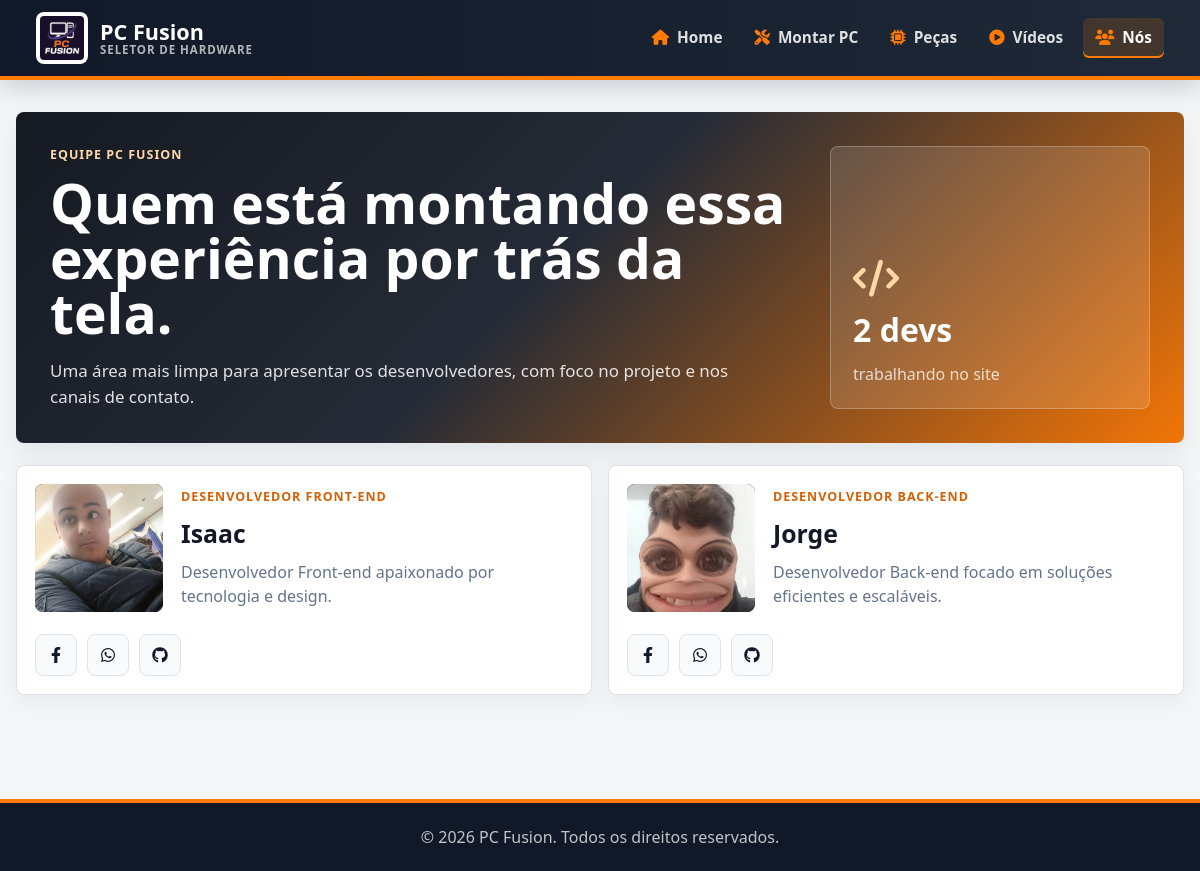
Page /desenvolvedores.php on the committed database.
### tables this page shows
CREATE TABLE IF NOT EXISTS `desenvolvedores` (
  `id` INT PRIMARY KEY AUTO_INCREMENT,
  `nome` VARCHAR(100) NOT NULL,
  `funcao` VARCHAR(100),
  `descricao` TEXT,
  `foto` VARCHAR(255),
  `facebook` VARCHAR(255),
  `whatsapp` VARCHAR(20),
  `github` VARCHAR(255),
  `data_criacao` TIMESTAMP DEFAULT CURRENT_TIMESTAMP
);

### desenvolvedores.php (the view, shortened to what this page needs)
<?php
require_once 'config.php';
$style_file = 'style.css';
$extra_css = 'styles4.css';
$query = "SELECT * FROM desenvolvedores ORDER BY id";
$result = $conn->query($query);
$desenvolvedores = [];
if ($result) {
    while ($dev = $result->fetch_assoc()) {
        $desenvolvedores[] = $dev;
    }
}
$e = fn($valor) => htmlspecialchars((string) $valor, ENT_QUOTES, 'UTF-8');
include 'header.php';
?>
  <main class="dev-page">
    <section id="desenvolvedores" class="dev-shell">
      <div class="dev-hero">
        <div>
          <p class="eyebrow">Equipe PC Fusion</p>
          <h1>Quem está montando essa experiência por trás da tela.</h1>
          <p>Uma área mais limpa para apresentar os desenvolvedores, com foco no projeto e nos canais de contato.</p>
        </div>
        <div class="dev-hero-panel">
          <i class="fas fa-code"></i>
          <strong><?php echo count($desenvolvedores); ?> devs</strong>
          <span>trabalhando no site</span>
        </div>
      </div>
      <?php if (count($desenvolvedores) > 0): ?>
        <div class="dev-container">
          <?php foreach ($desenvolvedores as $dev): ?>
            <article class="dev-card">
              <div class="dev-photo-wrap">
                <img src="<?php echo $e($dev['foto']); ?>" alt="Foto de <?php echo $e($dev['nome']); ?>" class="dev-photo">
              </div>
              <div class="dev-info">
                <span><?php echo $e($dev['funcao'] ?: 'Desenvolvedor'); ?></span>
                <h2><?php echo $e($dev['nome']); ?></h2>
                <p><?php echo $e($dev['descricao']); ?></p>
              </div>
              <div class="social-links" aria-label="Links de <?php echo $e($dev['nome']); ?>">
                <?php if (!empty($dev['facebook'])): ?>
                  <a href="<?php echo $e($dev['facebook']); ?>" target="_blank" rel="noopener" aria-label="Facebook de <?php echo $e($dev['nome']); ?>">
                    <i class="fab fa-facebook-f"></i>
                  </a>
                <?php endif; ?>
                <?php if (!empty($dev['whatsapp'])): ?>
                  <a href="https://wa.me/<?php echo $e($dev['whatsapp']); ?>" target="_blank" rel="noopener" aria-label="WhatsApp de <?php echo $e($dev['nome']); ?>">
                    <i class="fab fa-whatsapp"></i>
                  </a>
                <?php endif; ?>
                <?php if (!empty($dev['github'])): ?>
                  <a href="<?php echo $e($dev['github']); ?>" target="_blank" rel="noopener" aria-label="GitHub de <?php echo $e($dev['nome']); ?>">
                    <i class="fab fa-github"></i>
                  </a>
                <?php endif; ?>
              </div>
            </article>
          <?php endforeach; ?>
        </div>
      <?php endif; ?>
    </section>
  </main>
<?php include 'footer.php'; ?>

### header.php (shortened to what this page needs)
<?php
$current_page = basename($_SERVER['PHP_SELF']);
$nav_items = [
    ['href' => 'index.php', 'icon' => 'fa-house', 'label' => 'Home'],
    ['href' => 'build.php', 'icon' => 'fa-screwdriver-wrench', 'label' => 'Montar PC'],
    ['href' => 'pecas.php', 'icon' => 'fa-microchip', 'label' => 'Peças'],
    ['href' => 'videos.php', 'icon' => 'fa-circle-play', 'label' => 'Vídeos'],
    ['href' => 'desenvolvedores.php', 'icon' => 'fa-users', 'label' => 'Nós'],
];
if (!function_exists('pc_fusion_asset')) {
    function pc_fusion_asset(string $path): string
    {
        $cleanPath = strtok($path, '?') ?: $path;
        $filePath = __DIR__ . DIRECTORY_SEPARATOR . str_replace(['/', '\\'], DIRECTORY_SEPARATOR, $cleanPath);
        if (is_file($filePath)) {
            $separator = strpos($path, '?') !== false ? '&' : '?';
            $path .= $separator . 'v=' . filemtime($filePath);
        }
        return htmlspecialchars($path, ENT_QUOTES, 'UTF-8');
    }
}
?>
<!DOCTYPE html>
<html lang="pt-BR">
<head>
  <link rel="stylesheet" href="https://cdnjs.cloudflare.com/ajax/libs/font-awesome/6.4.0/css/all.min.css">
  <link rel="stylesheet" href="<?php echo pc_fusion_asset(isset($style_file) ? $style_file : 'style.css'); ?>">
  <link rel="stylesheet" href="<?php echo pc_fusion_asset('menu.css'); ?>">
  <?php if(isset($extra_css)): ?>
    <link rel="stylesheet" href="<?php echo pc_fusion_asset($extra_css); ?>">
  <?php endif; ?>
</head>
<body>
  <header>
    <div class="header-container">
      <img src="LogoPc.jpg" alt="Logo do PC Fusion" class="logo">
      <a class="brand" href="index.php" aria-label="Ir para a home do PC Fusion">
        <span>PC Fusion</span>
        <small>seletor de hardware</small>
      </a>
    </div>
    <nav id="nav-menu">
      <?php foreach ($nav_items as $item): ?>
        <a href="<?php echo htmlspecialchars($item['href']); ?>" class="<?php echo $current_page === $item['href'] ? 'active' : ''; ?>">
          <i class="fas <?php echo htmlspecialchars($item['icon']); ?>"></i>
          <span><?php echo htmlspecialchars($item['label']); ?></span>
        </a>
      <?php endforeach; ?>
    </nav>
  </header>

### footer.php (shortened to what this page needs)
  <footer>
    <p>&copy; <?php echo date('Y'); ?> <?php echo SITE_NAME; ?>. Todos os direitos reservados.</p>
  </footer>
</body>
</html>

### style.css (style rules this page uses)
:root { --page-bg: #f4f6f8; --surface: #ffffff; --ink: #111827; --muted: #64748b; --line: #dbe3ec; --orange: #ff7a00; --orange-dark: #d85f00; --blue: #0066ff; --shadow: 0 14px 34px rgba(15, 23, 42, 0.08); }
* { box-sizing: border-box; }
html { overflow-x: hidden; }
body { margin: 0; background: var(--page-bg); color: var(--ink); font-family: "Segoe UI", Arial, sans-serif; line-height: 1.5; overflow-x: hidden; }
img, iframe { max-width: 100%; }
.eyebrow { margin: 0 0 10px; color: #ffd8a8; font-size: 0.78rem; font-weight: 900; letter-spacing: 0.08em; text-transform: uppercase; }

### menu.css (style rules this page uses)
:root { --nav-bg: #111827; --nav-bg-2: #1f2937; --nav-text: #ffffff; --nav-muted: rgba(255, 255, 255, 0.68); --nav-line: rgba(255, 255, 255, 0.12); --nav-orange: #ff7a00; --nav-blue: #1976ff; }
header { position: sticky; top: 0; z-index: 900; display: grid; grid-template-columns: minmax(220px, auto) minmax(0, 1fr); gap: 20px; align-items: center; padding: 12px clamp(16px, 3vw, 42px); background: linear-gradient(90deg, var(--nav-bg) 0%, var(--nav-bg-2) 100%); color: var(--nav-text); border-bottom: 4px solid var(--nav-orange); box-shadow: 0 8px 24px rgba(17, 24, 39, 0.18); }
.header-container { display: flex; align-items: center; gap: 12px; min-width: 0; }
.logo { width: 52px; height: 52px; object-fit: cover; flex: 0 0 auto; border-radius: 8px; background: #fff; padding: 4px; }
.brand { display: grid; gap: 1px; min-width: 0; color: var(--nav-text); text-decoration: none; line-height: 1; }
.brand span { color: #fff; font-size: 1.35rem; font-weight: 900; }
.brand small { color: var(--nav-muted); font-size: 0.72rem; font-weight: 800; text-transform: uppercase; letter-spacing: 0.08em; }
header nav { display: flex; justify-content: flex-end; align-items: center; gap: 8px; }
header nav a { display: inline-flex; align-items: center; justify-content: center; gap: 8px; min-height: 40px; padding: 8px 12px; border-radius: 6px; color: rgba(255, 255, 255, 0.86); text-decoration: none; font-size: 0.96rem; font-weight: 850; transition: background 0.18s ease, color 0.18s ease, transform 0.18s ease; }
header nav a:hover, header nav a:focus-visible, header nav a.active { background: rgba(255, 122, 0, 0.16); color: #fff; outline: none; }
header nav a.active { box-shadow: inset 0 -2px 0 var(--nav-orange); }
header nav a i { color: var(--nav-orange); }
footer { margin-top: 48px; padding: 22px 16px; background: var(--nav-bg); color: rgba(255, 255, 255, 0.74); text-align: center; border-top: 4px solid var(--nav-orange); }
footer p { margin: 0; }

### rows in the picture
desenvolvedores: foto (picture), funcao "DESENVOLVEDOR FRONT-END", nome "Isaac", descricao "Desenvolvedor Front-end apaixonado por tecnologia e design."
desenvolvedores: foto+nome (picture), funcao "DESENVOLVEDOR BACK-END", nome "Jorge", descricao "Desenvolvedor Back-end focado em soluções eficientes e escaláveis."

### other values in the picture
$item['label'] "Home"
$item['label'] "Montar PC"
$item['label'] "Peças"
$item['label'] "Vídeos"
$item['label'] "Nós"
count($desenvolvedores) "2"
SITE_NAME "PC Fusion"
